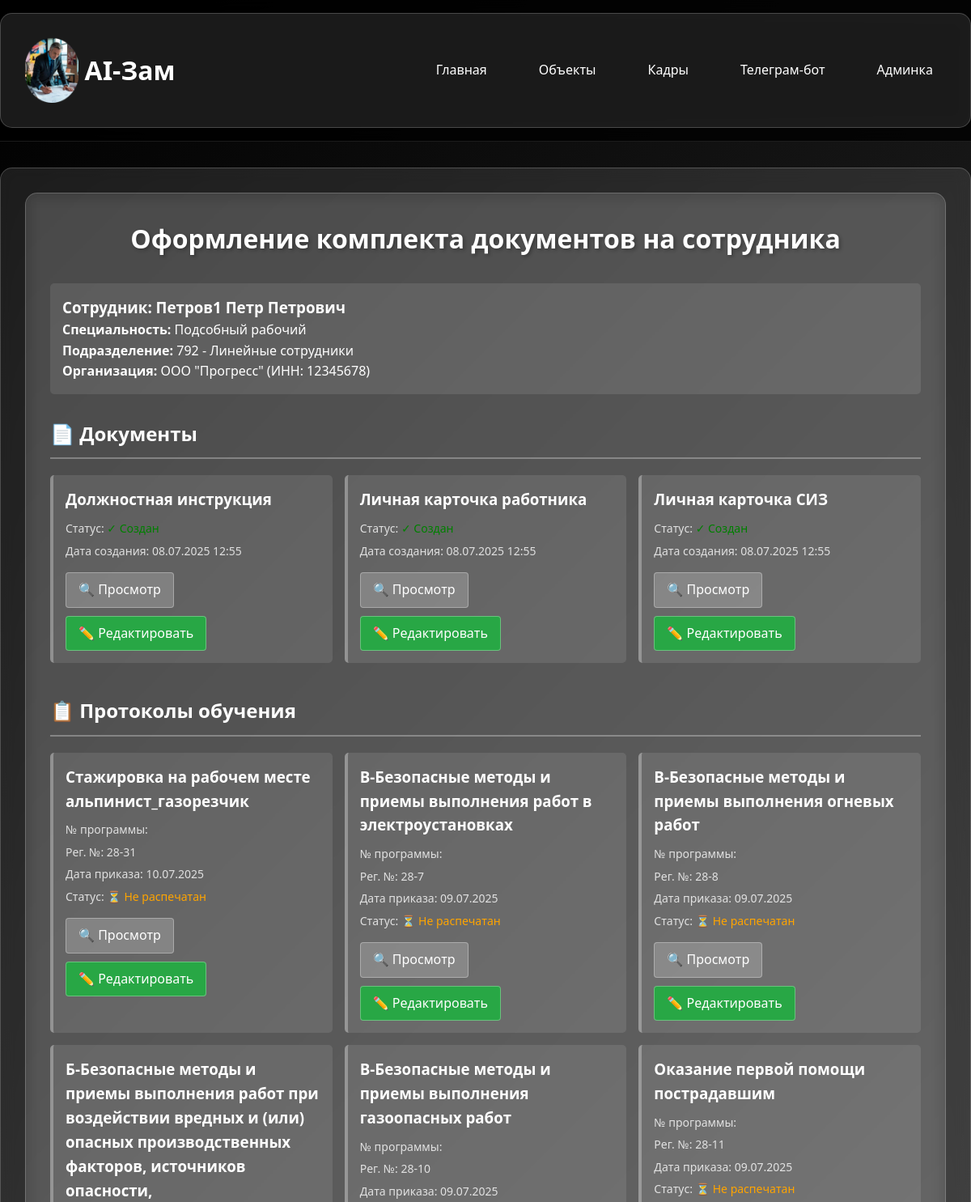
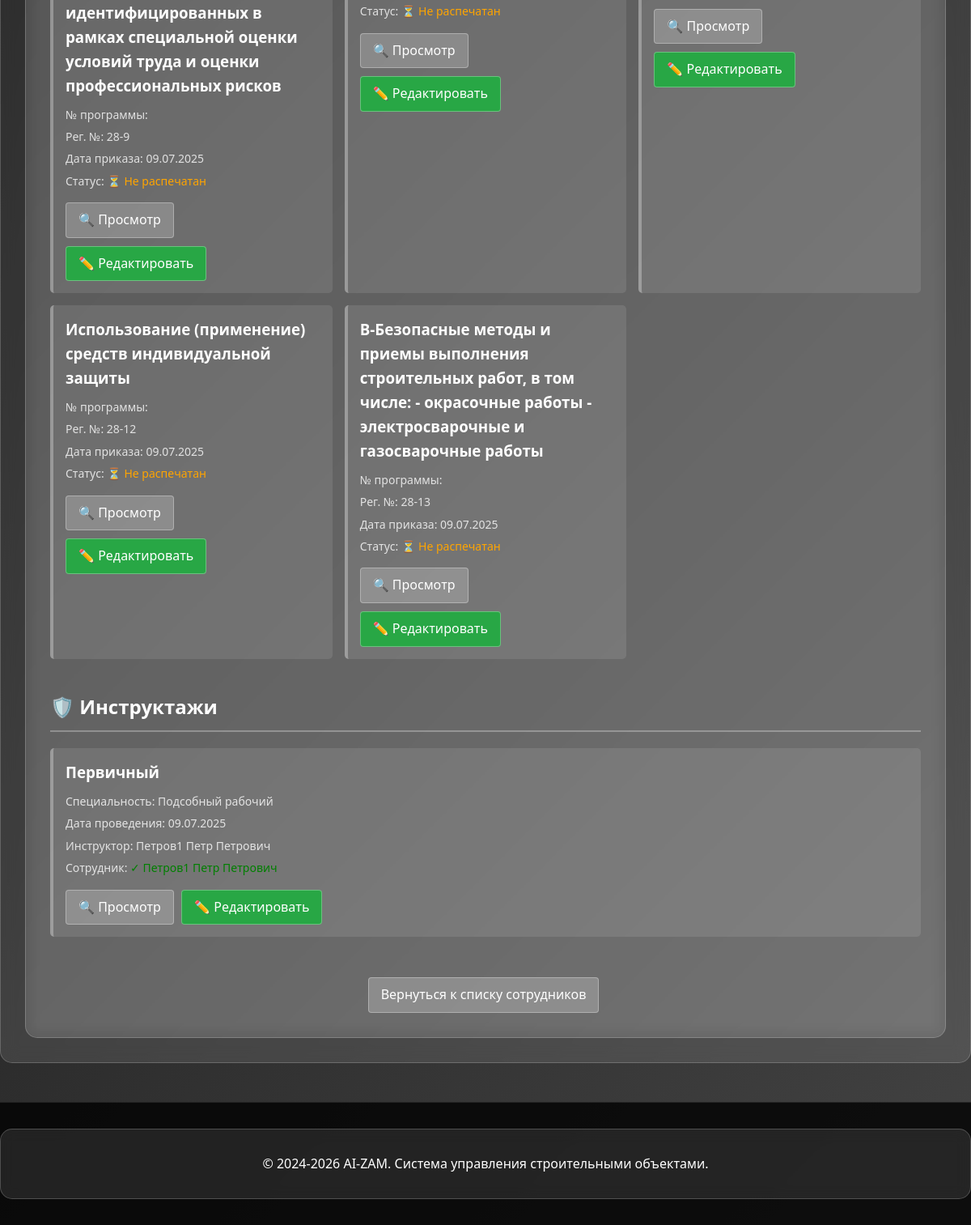
The app's page /sotrudniki/28/documents/, older data (2 pictures, top to bottom).
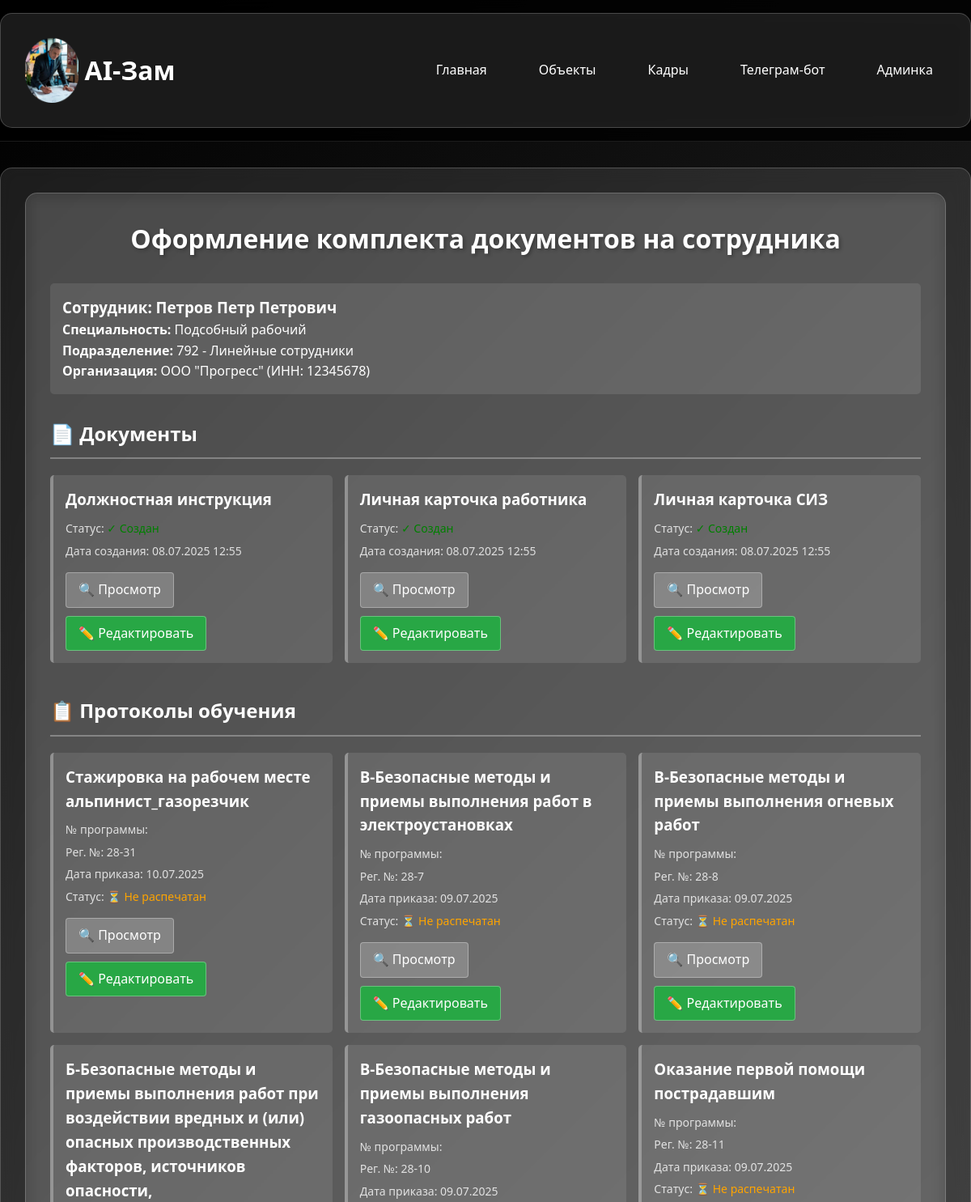
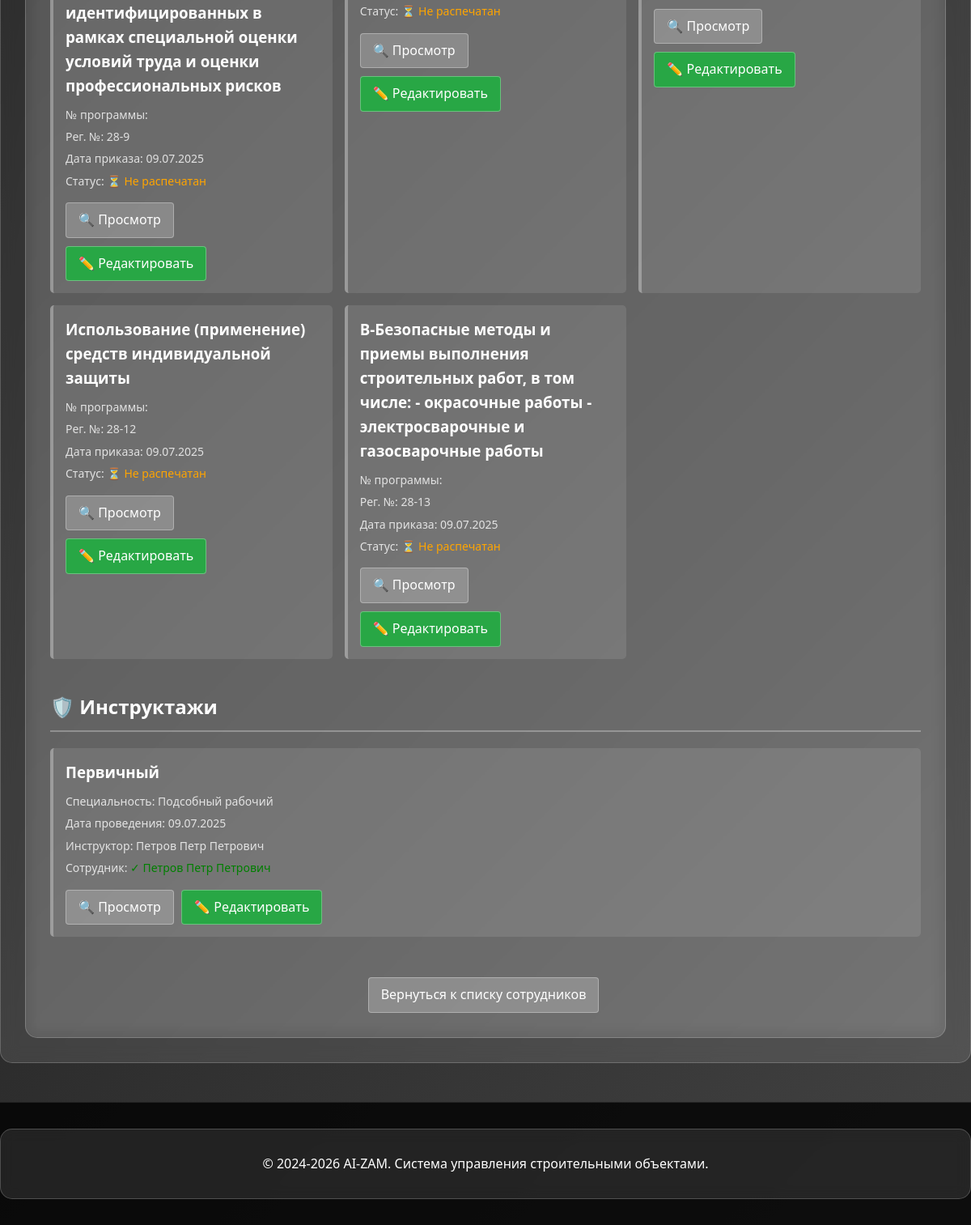
The same page, newer data (2 pictures, top to bottom).
### sotrudniki/models.py (models this page shows, shortened)
class Sotrudnik(models.Model):
    POL_CHOICES = [
        ('мужской', 'Мужской'),
        ('женский', 'Женский'),
    ]
    organizaciya = models.ForeignKey(
        Organizaciya,
        on_delete=models.CASCADE,
        verbose_name="Организация",
        related_name="sotrudniki",
        null=True,
        blank=True
    )
    fio = models.CharField(max_length=300, verbose_name="ФИО")
    data_rozhdeniya = models.DateField(verbose_name="Дата рождения")
    pol = models.CharField(
        max_length=10,
        choices=POL_CHOICES,
        verbose_name="Пол",
        null=True,
        blank=True
    )
    razmer_odezhdy = models.CharField(
        max_length=10,
        default="50-52",
        verbose_name="Размер одежды"
    )
    razmer_obuvi = models.CharField(
        max_length=5,
        default="43",
        verbose_name="Размер обуви"
    )
    razmer_golovnogo_ubora = models.CharField(
        max_length=5,
        default="55",
        verbose_name="Размер головного убора"
    )
    specialnost = models.ForeignKey(
        Specialnost,
        on_delete=models.SET_NULL,
        null=True,
        blank=True,
        verbose_name="Специальность"
    )
    podrazdelenie = models.ForeignKey(
        Podrazdelenie,
        on_delete=models.SET_NULL,
        null=True,
        blank=True,
        verbose_name="Подразделение"
    )
    data_priema = models.DateField(verbose_name="Дата приема")
    data_nachala_raboty = models.DateField(verbose_name="Дата начала работы")
    objekty = models.ManyToManyField(
        'object.Objekt',
        verbose_name="Объекты",
        blank=True,
        help_text="Объекты, на которых работает сотрудник"
    )
    class Meta:
        verbose_name = "Сотрудник"
        verbose_name_plural = "Сотрудники"

class Instruktazhi(models.Model):
    sotrudnik = models.ForeignKey(
        Sotrudnik,
        on_delete=models.CASCADE,
        verbose_name="Сотрудник",
        related_name="instruktazhi"
    )
    instruktazh = models.ForeignKey(
        'ShablonyInstruktazhej',
        on_delete=models.CASCADE,
        verbose_name="Инструктаж"
    )
    data_provedeniya = models.DateField(verbose_name="Дата проведения")
    instruktor = models.ForeignKey(
        Sotrudnik,
        on_delete=models.CASCADE,
        verbose_name="Инструктор",
        related_name="instruktazhi_kak_instruktor"
    )
    class Meta:
        verbose_name = "Инструктаж"
        verbose_name_plural = "Инструктажи"

class Specialnost(models.Model):
    nazvanie = models.CharField(max_length=200, verbose_name="Название специальности")
    kategoriya = models.CharField(max_length=200, verbose_name="Категория", null=True, blank=True)
    class Meta:
        verbose_name = "Специальность"
        verbose_name_plural = "Специальности"
    def __str__(self):
        return self.nazvanie

class Podrazdelenie(models.Model):
    organizaciya = models.ForeignKey(
        'Organizaciya',
        on_delete=models.CASCADE,
        verbose_name="Организация",
        related_name="podrazdeleniya",
        null=True,
        blank=True
    )
    kod = models.CharField(max_length=50, unique=True, verbose_name="Код")
    nazvanie = models.CharField(max_length=200, verbose_name="Название")
    class Meta:
        verbose_name = "Подразделение"
        verbose_name_plural = "Подразделения"
    def __str__(self):
        return f"{self.kod} - {self.nazvanie}"

class Organizaciya(models.Model):
    nazvanie = models.CharField(max_length=300, verbose_name="Название")
    inn = models.CharField(max_length=12, unique=True, verbose_name="ИНН")
    ogrn = models.CharField(max_length=15, verbose_name="ОГРН", null=True, blank=True)
    adres = models.TextField(verbose_name="Адрес", null=True, blank=True)
    is_active = models.BooleanField(default=True, verbose_name="Активная")
    class Meta:
        verbose_name = "Организация"
        verbose_name_plural = "Организации"
    def __str__(self):
        return f"{self.nazvanie} (ИНН: {self.inn})"

class ShablonyInstruktazhej(models.Model):
    TIP_CHOICES = [
        ('вводный', 'Вводный'),
        ('первичный', 'Первичный'),
        ('повторный', 'Повторный'),
        ('внеплановый', 'Внеплановый'),
        ('целевой', 'Целевой'),
    ]
    specialnost = models.ForeignKey(
        Specialnost,
        on_delete=models.CASCADE,
        verbose_name="Специальность"
    )
    tip_instruktazha = models.CharField(
        max_length=20,
        choices=TIP_CHOICES,
        verbose_name="Тип инструктажа"
    )
    html_file = models.FileField(
        upload_to='instruction_templates/',
        validators=[FileExtensionValidator(allowed_extensions=['html'])],
        verbose_name="HTML файл шаблона"
    )
    class Meta:
        verbose_name = "Инструктаж - шаблон"
        verbose_name_plural = "Инструктажи - шаблоны"

### sotrudniki/views.py (the view)
# urls.py: path('<int:pk>/documents/', views.sotrudnik_documents, name='documents'),
def sotrudnik_documents(request, pk):
    from .models import DokumentySotrudnika
    from datetime import date
    sotrudnik = get_object_or_404(Sotrudnik, pk=pk)
    if sotrudnik.specialnost and hasattr(sotrudnik.specialnost, 'shablony_dokumentov'):
        shablony = sotrudnik.specialnost.shablony_dokumentov
        doc_types = [
            ('dolzhnostnaya', shablony.dolzhnostnaya_instrukciya),
            ('kartochka', shablony.lichnaya_kartochka_rabotnika),
            ('siz', shablony.lichnaya_kartochka_siz),
            ('riski', shablony.karta_ocenki_riskov),
        ]
        for doc_type, template_file in doc_types:
            if template_file:
                DokumentySotrudnika.objects.get_or_create(
                    sotrudnik=sotrudnik,
                    tip_dokumenta=doc_type
                )
    protokoly_shablony = SotrudnikiShablonyProtokolov.objects.filter(specialnost=sotrudnik.specialnost)
    for shablon in protokoly_shablony:
        ProtokolyObucheniya.objects.get_or_create(
            sotrudnik=sotrudnik,
            shablon_protokola=shablon,
            defaults={
                'nomer_programmy': '2025/AA.00-0000',
                'data_prikaza': date.today(),
                'data_protokola_dopuska': date.today(),
                'data_dopuska_k_rabote': date.today(),
                'registracionnyy_nomer': f"{sotrudnik.id}-{shablon.id}"
            }
        )
    from datetime import date
    instruktazhi_shablony = ShablonyInstruktazhej.objects.filter(specialnost=sotrudnik.specialnost)
    for shablon in instruktazhi_shablony:
        Instruktazhi.objects.get_or_create(
            sotrudnik=sotrudnik,
            instruktazh=shablon,
            defaults={
                'data_provedeniya': date.today(),
                'instruktor': sotrudnik
            }
        )
    dokumenty = DokumentySotrudnika.objects.filter(sotrudnik=sotrudnik)
    protokoly = ProtokolyObucheniya.objects.filter(sotrudnik=sotrudnik).select_related('shablon_protokola')
    instruktazhi = Instruktazhi.objects.filter(sotrudnik=sotrudnik).select_related('instruktazh__specialnost', 'instruktor')
    context = {
        'sotrudnik': sotrudnik,
        'dokumenty': dokumenty,
        'protokoly': protokoly,
        'instruktazhi': instruktazhi,
    }
    return render(request, 'sotrudniki/documents.html', context)

### sotrudniki/templates/sotrudniki/documents.html (shortened to what the changed rows need)
{% extends 'base/base.html' %}
{% block content %}
    <div class="container">
        <h1>Оформление комплекта документов на сотрудника</h1>
        <div class="employee-info">
            <h3>Сотрудник: {{ sotrudnik.fio }}</h3>
            <p><strong>Специальность:</strong> {{ sotrudnik.specialnost|default:"Не указана" }}</p>
            <p><strong>Подразделение:</strong> {{ sotrudnik.podrazdelenie|default:"Не указано" }}</p>
            <p><strong>Организация:</strong> {{ sotrudnik.organizaciya|default:"Не указана" }}</p>
        </div>
        <div class="section">
            <h2>📄 Документы</h2>
        </div>
        <div class="section">
            <h2>📋 Протоколы обучения</h2>
        </div>
        <div class="section">
            <h2>🛡️ Инструктажи</h2>
            {% if instruktazhi %}
                <div class="document-list">
                    {% for instruktazh in instruktazhi %}
                        <div class="document-item">
                            <h3>{{ instruktazh.instruktazh.get_tip_instruktazha_display }}</h3>
                            <p>Специальность: {{ instruktazh.instruktazh.specialnost.nazvanie }}</p>
                            <p>Дата проведения: {{ instruktazh.data_provedeniya|date:"d.m.Y" }}</p>
                            <p>Инструктор: {{ instruktazh.instruktor.fio }}</p>
                            <p>Сотрудник: <span style="color: green;">✓ {{ instruktazh.sotrudnik.fio }}</span></p>
                            <a href="{% url 'sotrudniki:document_editor' sotrudnik.pk 'instruktazh' %}?id={{ instruktazh.id }}" class="btn">🔍 Просмотр</a>
                            <a href="{% url 'sotrudniki:document_edit' sotrudnik.pk 'instruktazh' %}?id={{ instruktazh.id }}" class="btn" style="background: #28a745;">✏️ Редактировать</a>
                        </div>
                    {% endfor %}
                </div>
            {% else %}
                <div class="empty-section">
                    Нет доступных инструктажей для данной специальности
                </div>
            {% endif %}
        </div>
</div>
{% endblock %}

Row changes from the older to the newer data that the page shows:
changed Sotrudnik "Подсобный рабочий": fio "Петров1 Петр Петрович" → "Петров Петр Петрович"
changed through a linked row, Instruktazhi "Первичный": instruktor.fio "Петров1 Петр Петрович" → "Петров Петр Петрович"; sotrudnik.fio "Петров1 Петр Петрович" → "Петров Петр Петрович"
